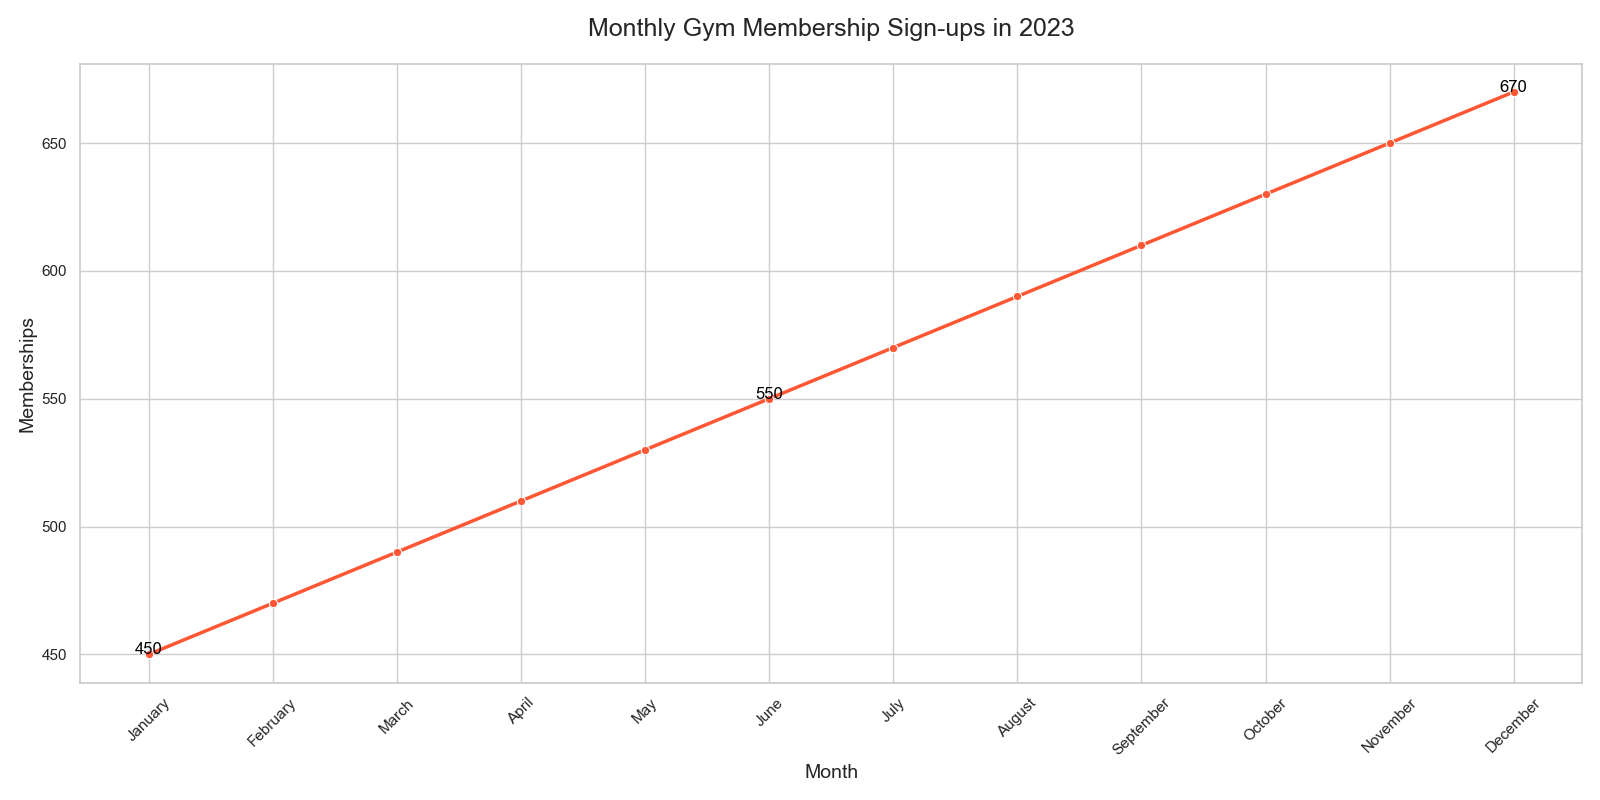

Generate this figure with Python:

import pandas as pd
import seaborn as sns
import matplotlib.pyplot as plt

data = {
    'Month': ['January', 'February', 'March', 'April', 'May', 'June', 'July', 'August', 'September', 'October', 'November', 'December'],
    'Memberships': [450, 470, 490, 510, 530, 550, 570, 590, 610, 630, 650, 670]
}

df = pd.DataFrame(data)
df['Month'] = pd.Categorical(df['Month'], categories=data['Month'], ordered=True)

plt.figure(figsize=(16, 8))

sns.lineplot(data=df, x='Month', y='Memberships', color='#ff5733', marker='o', linewidth=2.5)

plt.text(0, df['Memberships'][0], f"{df['Memberships'][0]}", color='black', ha="center")
plt.text(5, df['Memberships'][5], f"{df['Memberships'][5]}", color='black', ha="center")
plt.text(11, df['Memberships'][11], f"{df['Memberships'][11]}", color='black', ha="center")

plt.title('Monthly Gym Membership Sign-ups in 2023', fontsize=18, pad=20)
plt.xlabel('Month', fontsize=14)
plt.ylabel('Memberships', fontsize=14)
plt.xticks(rotation=45)
plt.tight_layout()

plt.show()
